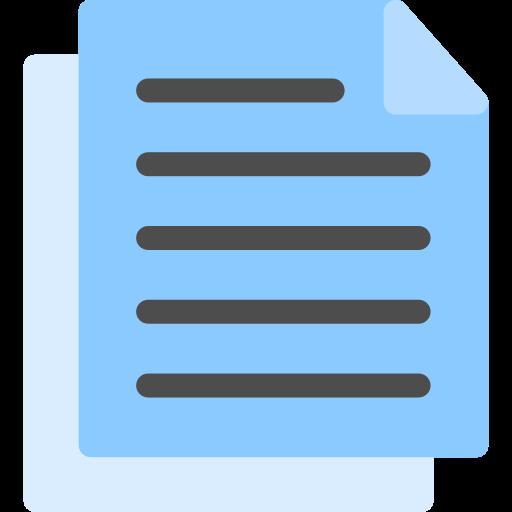
#> input picture Imagens/Papel.png, 512 x 512 px; its folder holds only this picture in this run
$ python -i main.py   (imports and definitions only)   (older library calls are emulated)
#> lines starting #> are read from the running program, lines starting #| are printed output that depends on the picture
# Importação do Tkinter
import tkinter
from tkinter import *
from tkinter import ttk

# Importação do Pillow
from PIL import Image, ImageTk

# Importação do Random
import random

# global app_PC

# Cores ----------------------
co0   = '#FFFFFF'    # Branco
co1   = '#333333'    # Cinza + Escuro
co2   = '#FF9B33'    # Laranja
co3   = '#BA1030'    # Vermelho
co4   = '#008646'    # Verde
fundo = '#3b3b3b'    # Cinza


# Formatação de janela;
# [6 lines not run here, left out]


# Divisão da Janela;
# [1 line that did not run here, left out]
# [1 line not run here, left out]

# [1 line that did not run here, left out]
# [1 line not run here, left out]

# [1 line that did not run here, left out]
# [1 line not run here, left out]

# Configuranção do frame_cima;

# Pontos do Jogador e barra lateral esquerda:
# [1 line that did not run here, left out]
# [1 line not run here, left out]
# [1 line that did not run here, left out]
# [1 line not run here, left out]
# [1 line that did not run here, left out]
# [1 line not run here, left out]

# Divisão entre Jogador e Computador:
# [1 line that did not run here, left out]
# [1 line not run here, left out]

# Pontos do Computador e barra lateral direita:
# [1 line that did not run here, left out]
# [1 line not run here, left out]
# [1 line that did not run here, left out]
# [1 line not run here, left out]
# [1 line that did not run here, left out]
# [1 line not run here, left out]

# Linha de baixo dos pontos:
# [1 line that did not run here, left out]
# [1 line not run here, left out]

# Linha de cima dos pontos:
# [1 line that did not run here, left out]
# [1 line not run here, left out]

# Indicador das escolhas do Computador:
# [1 line that did not run here, left out]
# [1 line not run here, left out]

# Indicador das escolhas do Computador:
# [1 line that did not run here, left out]
# [8 lines not run here, left out]


# Definição de pontos e rodadas iniciais:
player_points = 0
computer_points = 0
rodadas = 3


# Função da logica do jogo:
def jogar(i):
    global rodadas
    global player_points
    global computer_points
    global app_PC
    global app_Player_Escolha

    # Definindo as rodadas:
    if rodadas != 0:
        print (rodadas)
        escolhas = ['Pedra', 'Papel', 'Tesoura']
        computer = random.choice(escolhas)
        player = i # Isto chama a escolha do jogador.


        # Indicação da escolha do PC:
        app_PC['text'] = "PC escolheu: " + computer
        app_PC['fg'] = co1


        # print (player, computer)

        # Escolhas iguais:
        if player == 'Pedra' and computer == 'Pedra':
            print ('Empate')
            app_linha  ['bg'] = co2
            app_linha_2['bg'] = co0
            app_1_linha['bg'] = co0
            app_2_linha['bg'] = co0

        elif player == 'Papel' and computer == 'Papel':
            print ('Empate')
            app_linha  ['bg'] = co2
            app_linha_2['bg'] = co0
            app_1_linha['bg'] = co0
            app_2_linha['bg'] = co0

        elif player == 'Tesoura' and computer == 'Tesoura':
            print ('Empate')
            app_linha  ['bg'] = co2
            app_linha_2['bg'] = co0
            app_1_linha['bg'] = co0
            app_2_linha['bg'] = co0

        # Escolhas diferentes:
        # Vitória do PC:
        elif player == 'Pedra' and computer == 'Papel':
            print ('PC Ganhou')
            app_linha  ['bg'] = co0
            app_linha_2['bg'] = co0
            app_1_linha['bg'] = co3
            app_2_linha['bg'] = co4
            computer_points += 1

        elif player == 'Papel' and computer == 'Tesoura':
            print ('PC Ganhou')
            app_linha  ['bg'] = co0
            app_linha_2['bg'] = co0
            app_1_linha['bg'] = co3
            app_2_linha['bg'] = co4
            computer_points += 1

        elif player == 'Tesoura' and computer == 'Pedra':
            print ('PC Ganhou')
            app_linha  ['bg'] = co0
            app_linha_2['bg'] = co0
            app_1_linha['bg'] = co3
            app_2_linha['bg'] = co4
            computer_points += 1


        # Vitória do Jogador:
        elif player == 'Pedra' and computer == 'Tesoura':
            print ('Jogador Ganhou')
            app_linha  ['bg'] = co0
            app_linha_2['bg'] = co0
            app_1_linha['bg'] = co4
            app_2_linha['bg'] = co3
            player_points += 1

        elif player == 'Papel' and computer == 'Pedra':
            print ('Jogador Ganhou')
            app_linha  ['bg'] = co0
            app_linha_2['bg'] = co0
            app_1_linha['bg'] = co4
            app_2_linha['bg'] = co3
            player_points += 1

        elif player == 'Tesoura' and computer == 'Papel':
            print ('Jogador Ganhou')
            app_linha  ['bg'] = co0
            app_1_linha['bg'] = co4
            app_2_linha['bg'] = co3
            player_points += 1


    # Atualização da Pontuação:
        # Pontos do jogador:
        app_1_pontos['text'] = player_points

        # Pontos do computador:
        app_2_pontos['text'] = computer_points

    # Atualização das Rodadas:
        rodadas -= 1

    else:
        app_1_pontos['text'] = player_points
        app_2_pontos['text'] = computer_points

        fim_de_jogo()


# Função iniciação do jogo:
# [105 lines left out: functions iniciar_jogo, fim_de_jogo, not called in this run]

# Botão de jogar;

# [1 line that did not run here, left out]
# [6 lines not run here, left out]

>>> import cv2
>>> picture = cv2.imread('Imagens/Papel.png', cv2.IMREAD_GRAYSCALE)
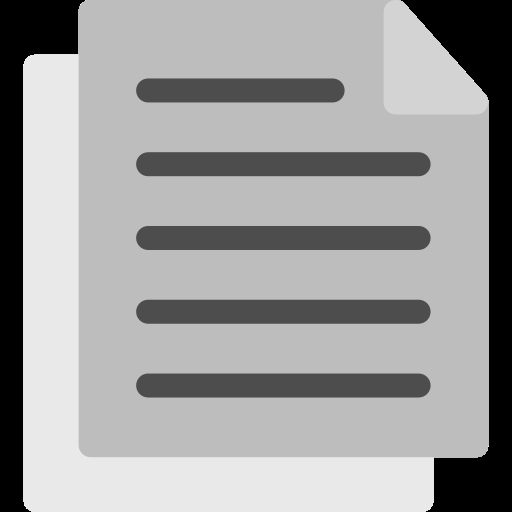
#> picture: shape (512, 512); min 0, max 255, mean 158.8
#> (the run stopped early here; a loop or call above may not have finished)
